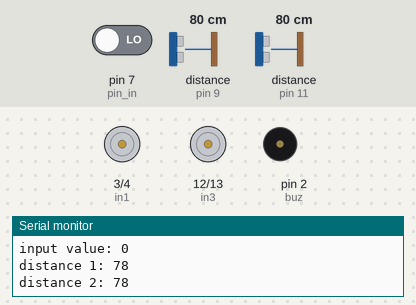
Recording of a sketch running on a simulated Arduino Uno, built with avr-gcc and run on an emulated ATmega328P. Parts: motor-driver pin pairs drawn as motors (green arrow = first pin HIGH = forward, orange = second pin HIGH = backward, longer = more drive, scaled by the enable pin), buzzer (waves = sounding, pin HIGH), the last lines printed to the serial monitor. Wiring (inferred from the names in the program): 2 × ultrasonic range finder: trigger pin 8, echo pin 9 / trigger pin 10, echo pin 11. The inputs (shaded band) are chosen by the test bench; at power-on: distance to the obstacle (sensors on pin 11, pin 9) 80 cm, pin 7 (pin_in) LOW. The echo pulse lasts 58.3 µs per cm; pins used as bus, display or sensor lines are not drawn.

Above: at 3.2 s.
3.3 s: distance to the obstacle (sensor on pin 11) set to 12 cm
6.5 s: distance to the obstacle (sensor on pin 11) set to 9 cm
At 8.9 s:
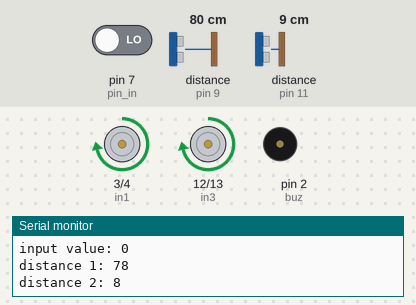
Timing chart, 0 to 10.4 s (numbered marks = the images above; inputs shaded):
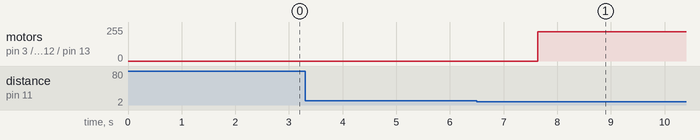

Measured:
- the behaviour switches between 11 and 10 cm on distance to the obstacle (sensor on pin 11) (found by bisection; images 0 and 1)
- after the input at 6.5 s, motor on pin 3 (in1) / pin 4 (in2), motor on pin 12 (in3) / pin 13 (in4): stopped → forward 220/255 after 1.1 s

The sketch:

uno_code.ino
```cpp
#define trig1 8
#define echo1 9
#define trig2 10
#define echo2 11
#define pin_in 7
#define buz 2

#define in1 3
#define in2 4
#define in3 12
#define in4 13
#define en1 5
#define en2 6

void setup() {
  // put your setup code here, to run once:
  pinMode(trig1,OUTPUT);
  pinMode(echo1,INPUT);
  pinMode(trig2,OUTPUT);
  pinMode(echo2,INPUT);
  pinMode(pin_in,INPUT);
  pinMode(buz,OUTPUT);
  pinMode(in1,OUTPUT);
  pinMode(in2,OUTPUT);
  pinMode(in3,OUTPUT);
  pinMode(in4,OUTPUT);
  pinMode(en1,OUTPUT);
  pinMode(en2,OUTPUT);
  Serial.begin(9600);
  // digitalWrite(pin_in,1);
  digitalWrite(pin_in,0);
}

void loop() {
  // put your main code here, to run repeatedly:

  int val = digitalRead(pin_in);
  Serial.print("input value: ");
  Serial.println(val);
  int distance1=distread(trig1,echo1);
  int distance2=distread(trig2,echo2);
  Serial.print("distance 1: ");
  Serial.println(distance1);
  Serial.print("distance 2: ");
  Serial.println(distance2);
  if (distance1<=3 && distance2<=3){
    if (pin_in==1){
      int i=3;
      while (i){
        forward();
        analogWrite(en1,200);
        analogWrite(en2,200);
        digitalWrite(buz,1);
        delay(150);
        digitalWrite(buz,0);
        i--;
      }
      stop();
      digitalWrite(buz,1);
    }
    else{
      forward();
      analogWrite(en1,220);
      analogWrite(en2,220);
      digitalWrite(buz,0);
    }
  }
  else if (distance1>3 && distance1<6){
    int i=3;
    while (i){
      left();
      analogWrite(en1,180);
      analogWrite(en2,180);
      digitalWrite(buz,1);
      delay(150);
      digitalWrite(buz,0);
      forward();
      analogWrite(en1,180);
      analogWrite(en2,180);
      digitalWrite(buz,1);
      delay(150);
      digitalWrite(buz,0);
      i--;
    }
    stop();
    digitalWrite(buz,1);

  }
  else if (distance1>10 && distance2<10){
    forward();
    analogWrite(en1,220);
    analogWrite(en2,220);
    digitalWrite(buz,0);
  }
  else {
    forward();
  }
  delay(2000);

}

int distread(int trig,int echo){
  digitalWrite(trig,0);
  delayMicroseconds(2);
  digitalWrite(trig,1);
  delayMicroseconds(10);
  digitalWrite(trig,0);
  int duration=pulseIn(echo,1);
  int distance=duration*0.034/2;
  delay(200);
  return distance;
}

void forward(){
  digitalWrite(in1,1);
  digitalWrite(in2,0);
  digitalWrite(in3,1);
  digitalWrite(in4,0);
}

void left(){
  digitalWrite(in1,1);
  digitalWrite(in2,0);
  digitalWrite(in3,1);
  digitalWrite(in4,0);
}

void stop(){
  digitalWrite(in1,0);
  digitalWrite(in2,0);
  digitalWrite(in3,0);
  digitalWrite(in4,0);
}
```
